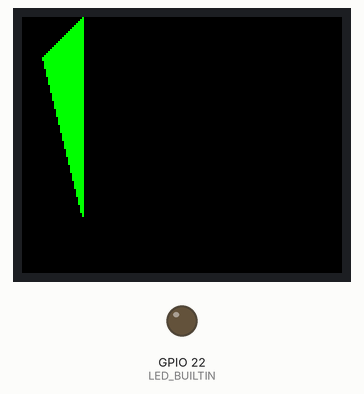
This sketch was run on a simulated ESP32. Shown: 160×128 colour display, output pins drawn as LEDs (lit = HIGH).

Above: at 0.3 s.
At 10.4 s:
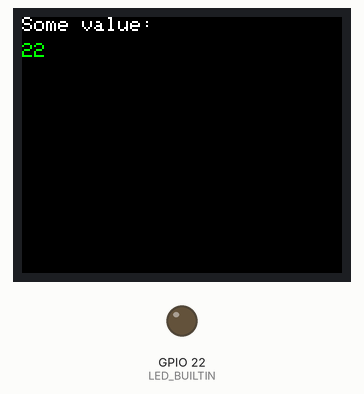
At 20.5 s:
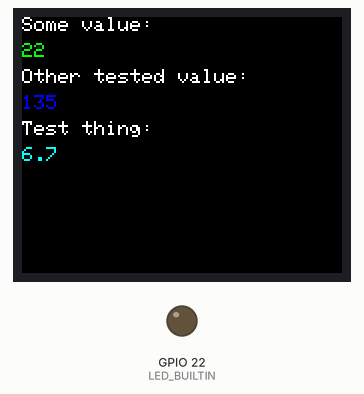
At 38.7 s:
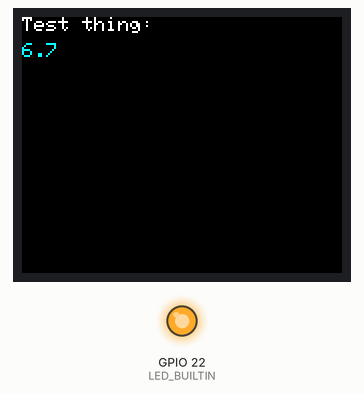
Timing chart, 0 to 40.0 s (numbered marks = the images above):
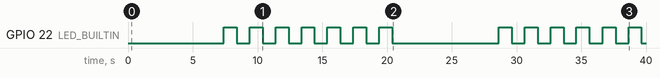

The sketch:

sketch_feb26a.ino
```cpp
 // ESP32 + 1.44" TFT v2.1                                  // 2017.02.08 macsbug
// http://www.sipatechmeetup.com/media/uploads/arduinoesp32dev.pdf
#include <Adafruit_GFX.h>                                  // Core graphics library
#include <Adafruit_ST7735.h>                               // Hardware-specific library
//#include <mySD.h>
#define LED_BUILTIN 22
Adafruit_ST7735 tft = Adafruit_ST7735(16, 17, 23, 5, 9); // CS,A0,SDA,SCK,RESET
float r, x1, ya, z1, x2, y2, z2, x3, y3, z3;               //
int f[8][2], x, y;                                         // Draw box, x, y center
int c[8][3] = {                                            // Cube
 {-20,-20, 20},{20,-20, 20},{20,20, 20},{-20,20, 20},
 {-20,-20,-20},{20,-20,-20},{20,20,-20},{-20,20,-20} };
// File root;
int line = 0;

void setup(void) {
  pinMode(27,INPUT);//Backlight:27
  digitalWrite(27,HIGH);//New version added to backlight control
  tft.initR(INITR_18GREENTAB);                             // 1.44 v2.1
  tft.fillScreen(ST7735_BLACK);                            // CLEAR
  tft.setTextColor(0x5FCC);                                // GREEN
  tft.setRotation(1);                                      //
  x = tft.width() /2; x = x + 14;                          // x Center Calculat
  y = tft.height()/2;                                      // y Center Calculate
  Serial.begin(115200);
  pinMode(LED_BUILTIN, OUTPUT);
}

void loop(){
  tft.fillScreen(ST7735_BLACK);

  for(int i = 0; i < 100; ++i){
    tft.drawLine(10,20,30,i,ST7735_GREEN);
  }
  delay(1000);
  tft.fillScreen(ST7735_BLUE);
  delay(750);
  tft.fillScreen(ST7735_BLACK);

  for(int i = 0; i < 100; ++i){
    tft.drawLine(10,20,i,40,ST7735_GREEN);
  }
  delay(1000);
  tft.fillScreen(ST7735_GREEN);
  delay(750);
  tft.fillScreen(ST7735_BLACK);

  for(int i = 0; i < 100; ++i){
    tft.drawLine(10,i,30,40,ST7735_GREEN);
  }
  delay(1000);
  tft.fillScreen(ST7735_CYAN);
  delay(750);
  tft.fillScreen(ST7735_BLACK);

  for(int i = 0; i < 100; ++i){
    tft.drawLine(i,20,30,40,ST7735_GREEN);
  }
  delay(1000);
  tft.fillScreen(ST7735_ORANGE);
  delay(750);
  tft.fillScreen(ST7735_BLACK);

  tft.setCursor(0, 0);
  tft.setTextColor(ST7735_WHITE);
  tft.setTextWrap(true);
  printTFT("Some value:", ST7735_WHITE);
  printTFT("22", ST7735_GREEN);
  printTFT("Other tested value:", ST7735_WHITE);
  printTFT("135", ST7735_BLUE);
  printTFT("Test thing:", ST7735_WHITE);
  printTFT("6.7", ST7735_CYAN);

  digitalWrite(LED_BUILTIN, HIGH);   // turn the LED on (HIGH is the voltage level)
  delay(1000);                       // wait for a second
  digitalWrite(LED_BUILTIN, LOW);    // turn the LED off by making the voltage LOW
  delay(1000);                       // wait for a second
}

void printTFT(char *text, int color){
  tft.setTextColor(color);
  tft.setCursor(0, line);
  tft.print(text);
  line += 13;

  digitalWrite(LED_BUILTIN, HIGH);   // turn the LED on (HIGH is the voltage level)
  delay(1000);                       // wait for a second
  digitalWrite(LED_BUILTIN, LOW);    // turn the LED off by making the voltage LOW
  delay(1000);

  if(line > 128){
    line = 0;
    tft.fillScreen(ST7735_BLACK);
  }
}
```

Measured:
- by itself, GPIO 22 (LED_BUILTIN): goes 6 × (HIGH 1.0 s, LOW 1.0 s), HIGH 1.0 s, LOW 8.2 s, 5 × (HIGH 1.0 s, LOW 1.0 s), HIGH 1.0 s, then LOW
- what the display in image 1 shows lasts 2.0 s, from 9.4 s to 11.4 s
- what the display in image 2 shows lasts 4.0 s, from 17.4 s to 21.4 s
